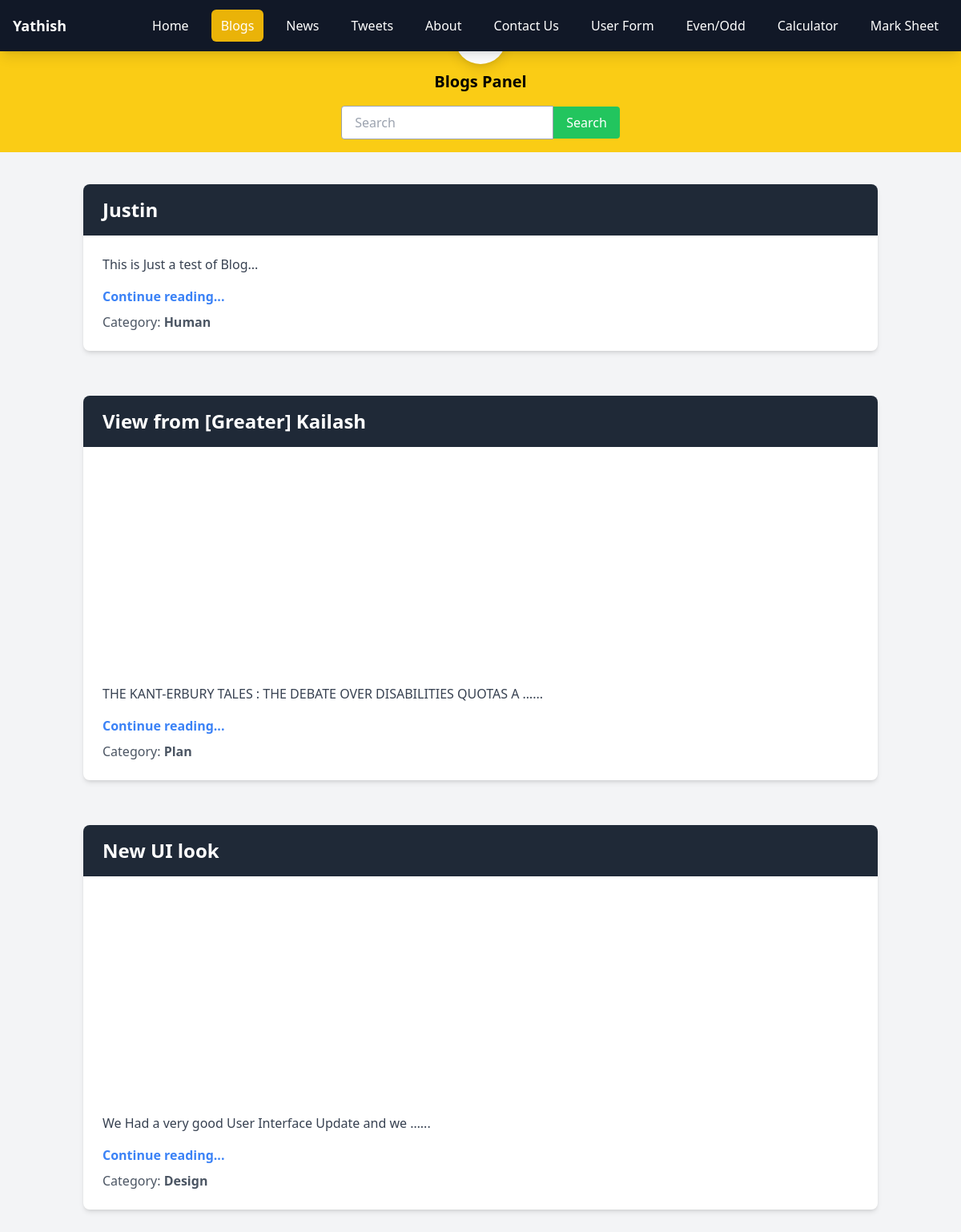
The app's page /blogs/, older data.
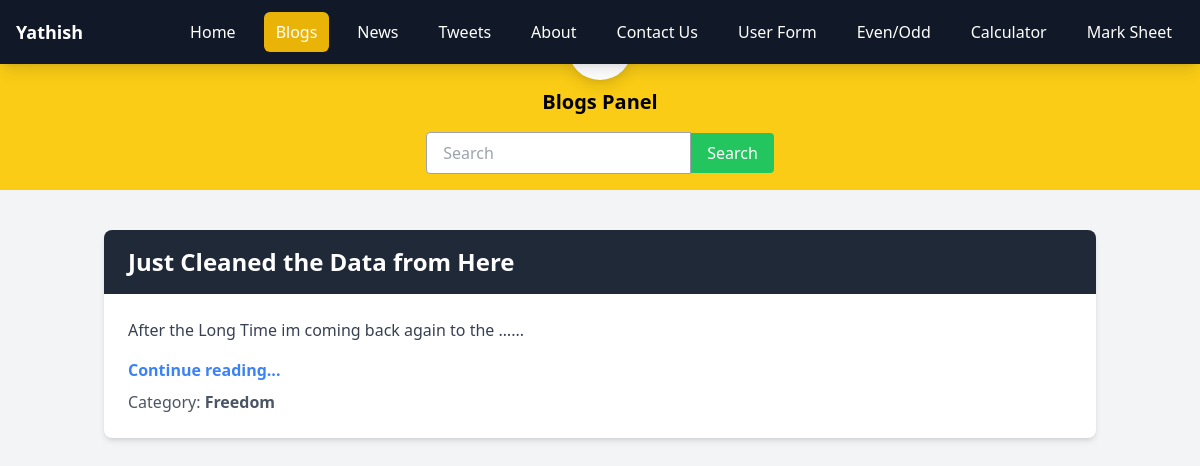
The same page, newer data.
### service/models.py (models this page shows)
class Blogs(models.Model):
    Title = models.CharField(max_length=50)
    Category = models.CharField(max_length=50)
    Photos = models.ImageField(upload_to='blogs/',max_length=250,null=True,default=None)
    Description = HTMLField()
    slugdata = AutoSlugField(populate_from='Title',unique=True,null=True,default=None)

### dynamic/views.py (the view)
# urls.py: path('blogs/',views.blogs),
def blogs(request):
    data= {
        'user':'Yathish',
        'title':'Blogs Panel'
    }
    blogdata = Blogs.objects.all().order_by('-id')
    if request.method == 'GET':
        so = request.GET.get("searchkey")
        if so != None:
            blogdata = Blogs.objects.filter(Q(Title__icontains=so)|Q(Category__icontains=so)|Q(Description__icontains=so))
    data['blogdata']=blogdata
    return render(request,'blogs.html',data)

### templates/blogs.html (shortened to what this page needs)
{% include "header.html" %}
{% load static %}
<link rel="stylesheet" href="{% static 'css/blogs.css' %}">
<div class="bg-yellow-400 p-4">
    <a href="/blogs/create-blog">
        <div class="flex justify-center items-center">
        </div>
    </a>
    <div class="text-center text-xl font-bold mt-2">
        {{ title }}
    </div>
    <div class="flex justify-center mt-4">
        <form class="flex items-center" method="get">
            <input class="border border-gray-400 rounded-l px-4 py-2 focus:outline-none" name='searchkey' type="text" placeholder="Search" aria-label="Search">
            <button class="bg-green-500 text-white px-4 py-2 rounded-r hover:bg-green-600" type="submit" value="Search">Search</button>
        </form>
    </div>
</div>
{% for n in blogdata %}
<div class="container mx-auto my-6 p-4">
    <div class="bg-white shadow-md rounded-lg overflow-hidden">
        <div class="bg-gray-800 text-white px-6 py-4">
            <h2 class="text-2xl font-semibold">{{ n.Title }}</h2>
        </div>
        <div class="p-6">
            {% if n.Photos %}
            <div class="w-full h-64 bg-cover bg-center rounded-md mb-4" style="background-image: url('/media/{{ n.Photos }}');" title="{{ n.Title }}"></div>
            {% endif %}
            <p class="text-gray-700 mb-4">{{ n.Description | safe | truncatewords:10 }}...</p>
            <p class="text-blue-500 font-semibold">
                <a href="content/{{ n.slugdata }}" class="hover:underline">Continue reading...</a>
            </p>
            <p class="text-gray-600 mt-2">Category: <span class="font-bold">{{ n.Category }}</span></p>
        </div>
    </div>
</div>
{% empty %}
<div class="text-center text-red-500 font-bold text-lg my-6">
    No Result Found
</div>
{% endfor %}

### templates/header.html (shortened to what this page needs)
{% load static %}
<!doctype html>
<html lang="en">
  <head>
    <script src="https://cdn.tailwindcss.com"></script>
  </head>
  <body class="bg-gray-100">
    <div class="fixed w-full top-0 z-50">
      <nav class="bg-gray-900 text-white shadow-lg">
        <div class="max-w-7xl mx-auto px-4">
          <div class="flex justify-between items-center h-16">
            <a class="text-lg font-bold" href="/">{{ user }}</a>
            <div class="hidden lg:flex space-x-4">
              <a href="/" class="px-3 py-2 rounded-md {% if request.path == '/' %} bg-blue-600 {% endif %}">Home</a>
              <a href="/blogs" class="px-3 py-2 rounded-md {% if request.path == '/blogs/' %} bg-yellow-500 {% endif %}">Blogs</a>
              <a href="/news" class="px-3 py-2 rounded-md {% if '/news/' in request.path %} bg-red-500 {% endif %}">News</a>
              <a href="/tweets" class="px-3 py-2 rounded-md {% if request.path == '/tweets/' %} bg-blue-400 {% endif %}">Tweets</a>
              <a href="/aboutus" class="px-3 py-2 rounded-md {% if request.path == '/aboutus/' %} bg-blue-600 {% endif %}">About</a>
              <a href="/contactus" class="px-3 py-2 rounded-md {% if request.path == '/contactus/' %} bg-blue-600 {% endif %}">Contact Us</a>
              <a href="/userform" class="px-3 py-2 rounded-md {% if request.path == '/userform/' %} bg-blue-600 {% endif %}">User Form</a>
              <a href="/evenodd" class="px-3 py-2 rounded-md {% if request.path == '/evenodd/' %} bg-blue-600 {% endif %}">Even/Odd</a>
              <a href="/calculator" class="px-3 py-2 rounded-md {% if request.path == '/calculator/' %} bg-blue-600 {% endif %}">Calculator</a>
              <a href="/marksheet" class="px-3 py-2 rounded-md {% if request.path == '/marksheet/' %} bg-blue-600 {% endif %}">Mark Sheet</a>
            </div>
          </div>
        </div>
      </nav>
    </div>
  </body>
</html>

Row changes from the older to the newer data that the page shows:
removed Blogs: Title "Justin", Description "This is Just a test of Blog", Category "Human"
removed Blogs: Title "View from [Greater] Kailash", Description "THE KANT-ERBURY TALES : THE DEBATE OVER DISABILITIES QUOTAS A …", Category "Plan"
removed Blogs: Title "New UI look", Description "We Had a very good User Interface Update and we …", Category "Design"
added Blogs: Title "Just Cleaned the Data from Here", Description "After the Long Time im coming back again to the …", Category "Freedom"
